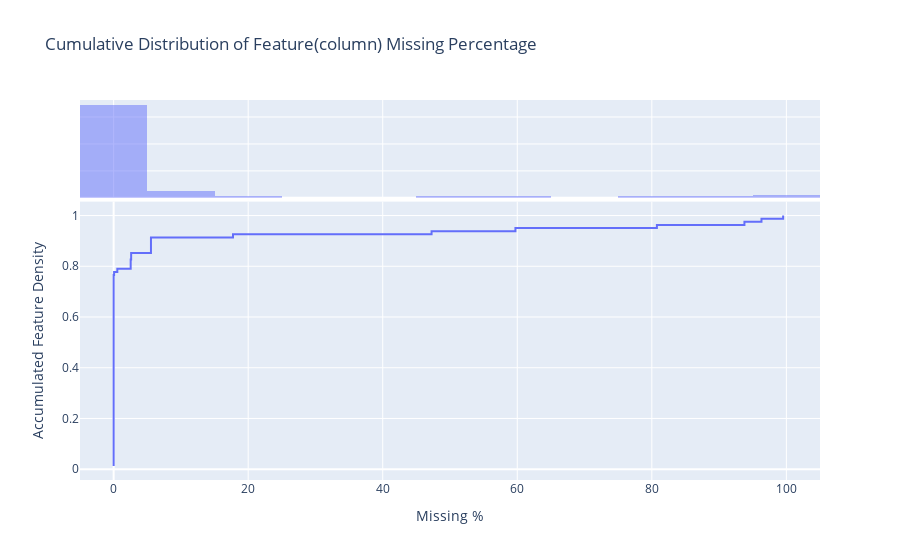

Here is the notebook cell this chart was saved with:
### Code cell
feat_missing_df=missing_feat(df_tr)

### Figure 1 — Plotly figure (JSON) as saved in the notebook; plotly's stock layout.template omitted (floating-point values rounded to 4 significant figures)
{"data": [{"hovertemplate": "Missing %=%{x}<br>probability=%{y}<extra></extra>", "legendgroup": "", "line": {"dash": "solid", "shape": "hv"}, "marker": {"color": "#636efa", "symbol": "circle"}, "mode": "lines", "name": "", "orientation": "v", "showlegend": false, "type": "scatter", "x": [0, 0, 0, 0, 0, 0, 0, 0, 0, 0, 0, 0, 0, 0, 0, 0, 0, 0, 0, 0, 0, 0, 0, 0, 0, 0, 0, 0, 0, 0, 0, 0, 0, 0, 0, 0, 0, 0, 0, 0, 0, 0, 0, 0, 0, 0, 0, 0, 0, 0, 0, 0, 0, 0, 0, 0, 0, 0, 0, 0, 0, 0, 0.06849, 0.5479, 2.534, 2.534, 2.534, 2.603, 2.603, 5.548, 5.548, 5.548, 5.548, 5.548, 17.74, 47.26, 59.73, 80.75, 93.77, 96.3, 99.52], "xaxis": "x", "y": [0.01235, 0.02469, 0.03704, 0.04938, 0.06173, 0.07407, 0.08642, 0.09877, 0.1111, 0.1235, 0.1358, 0.1481, 0.1605, 0.1728, 0.1852, 0.1975, 0.2099, 0.2222, 0.2346, 0.2469, 0.2593, 0.2716, 0.284, 0.2963, 0.3086, 0.321, 0.3333, 0.3457, 0.358, 0.3704, 0.3827, 0.3951, 0.4074, 0.4198, 0.4321, 0.4444, 0.4568, 0.4691, 0.4815, 0.4938, 0.5062, 0.5185, 0.5309, 0.5432, 0.5556, 0.5679, 0.5802, 0.5926, 0.6049, 0.6173, 0.6296, 0.642, 0.6543, 0.6667, 0.679, 0.6914, 0.7037, 0.716, 0.7284, 0.7407, 0.7531, 0.7654, 0.7778, 0.7901, 0.8025, 0.8148, 0.8272, 0.8395, 0.8519, 0.8642, 0.8765, 0.8889, 0.9012, 0.9136, 0.9259, 0.9383, 0.9506, 0.963, 0.9753, 0.9877, 1], "yaxis": "y"}, {"alignmentgroup": "True", "bingroup": "x", "hovertemplate": "Missing %=%{x}<br>count=%{y}<extra></extra>", "legendgroup": "", "marker": {"color": "#636efa"}, "name": "", "offsetgroup": "", "opacity": 0.5, "showlegend": false, "type": "histogram", "x": [0, 0, 0, 0, 0, 0, 0, 0, 0, 0, 0, 0, 0, 0, 0, 0, 0, 0, 0, 0, 0, 0, 0, 0, 0, 0, 0, 0, 0, 0, 0, 0, 0, 0, 0, 0, 0, 0, 0, 0, 0, 0, 0, 0, 0, 0, 0, 0, 0, 0, 0, 0, 0, 0, 0, 0, 0, 0, 0, 0, 0, 0, 0.06849, 0.5479, 2.534, 2.534, 2.534, 2.603, 2.603, 5.548, 5.548, 5.548, 5.548, 5.548, 17.74, 47.26, 59.73, 80.75, 93.77, 96.3, 99.52], "xaxis": "x2", "yaxis": "y2"}], "layout": {"barmode": "overlay", "legend": {"tracegroupgap": 0}, "title": {"text": "Cumulative Distribution of Feature(column) Missing Percentage"}, "xaxis": {"anchor": "y", "domain": [0, 1], "title": {"text": "Missing %"}}, "xaxis2": {"anchor": "y2", "domain": [0, 1], "matches": "x", "showgrid": true, "showticklabels": false}, "yaxis": {"anchor": "x", "domain": [0, 0.7326], "title": {"text": "Accumulated Feature Density"}}, "yaxis2": {"anchor": "x2", "domain": [0.7426, 1], "matches": "y2", "showgrid": true, "showline": false, "showticklabels": false, "ticks": ""}}}
